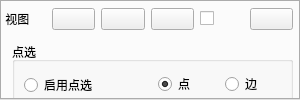
       <widget class="QTabWidget" name="funcTab">
        <property name="sizePolicy">
         <sizepolicy hsizetype="Fixed" vsizetype="Expanding">
          <horstretch>0</horstretch>
          <verstretch>0</verstretch>
         </sizepolicy>
        </property>
        <property name="minimumSize">
         <size>
          <width>300</width>
          <height>0</height>
         </size>
        </property>
        <property name="maximumSize">
         <size>
          <width>300</width>
          <height>16777215</height>
         </size>
        </property>
        <property name="sizeIncrement">
         <size>
          <width>0</width>
          <height>0</height>
         </size>
        </property>
        <property name="mouseTracking">
         <bool>true</bool>
        </property>
        <property name="toolTip">
         <string>&lt;html&gt;&lt;head/&gt;&lt;body&gt;&lt;p&gt;&lt;br/&gt;&lt;/p&gt;&lt;/body&gt;&lt;/html&gt;</string>
        </property>
        <property name="toolTipDuration">
         <number>0</number>
        </property>
        <property name="autoFillBackground">
         <bool>false</bool>
        </property>
        <property name="styleSheet">
         <string notr="true"/>
        </property>
        <property name="tabPosition">
         <enum>QTabWidget::North</enum>
        </property>
        <property name="tabShape">
         <enum>QTabWidget::Rounded</enum>
        </property>
        <property name="currentIndex">
         <number>0</number>
        </property>
        <property name="iconSize">
         <size>
          <width>42</width>
          <height>30</height>
         </size>
        </property>
        <property name="elideMode">
         <enum>Qt::ElideNone</enum>
        </property>
        <property name="usesScrollButtons">
         <bool>true</bool>
        </property>
        <property name="documentMode">
         <bool>false</bool>
        </property>
        <property name="tabsClosable">
         <bool>false</bool>
        </property>
        <property name="movable">
         <bool>false</bool>
        </property>
        <property name="tabBarAutoHide">
         <bool>true</bool>
        </property>
        <widget class="QWidget" name="tabCAD">
         <property name="contextMenuPolicy">
          <enum>Qt::DefaultContextMenu</enum>
         </property>
         <attribute name="title">
          <string>CAD</string>
         </attribute>
         <widget class="QWidget" name="layoutWidget">
          <property name="geometry">
           <rect>
            <x>0</x>
            <y>0</y>
            <width>291</width>
            <height>34</height>
           </rect>
          </property>
          <layout class="QHBoxLayout" name="horizontalLayout_7">
           <item>
            <widget class="QLabel" name="labView">
             <property name="text">
              <string> 视图</string>
             </property>
            </widget>
           </item>
           <item>
            <widget class="QPushButton" name="btnViewPoints">
             <property name="text">
              <string/>
             </property>
             <property name="icon">
              <iconset resource="../Poster.qrc">
               <normaloff>:/Ticon/Resources/点.svg</normaloff>:/Ticon/Resources/点.svg</iconset>
             </property>
            </widget>
           </item>
           <item>
            <widget class="QPushButton" name="btnViewLines">
             <property name="text">
              <string/>
             </property>
             <property name="icon">
              <iconset resource="../Poster.qrc">
               <normaloff>:/Ticon/Resources/三维曲面图.svg</normaloff>:/Ticon/Resources/三维曲面图.svg</iconset>
             </property>
            </widget>
           </item>
           <item>
            <widget class="QPushButton" name="btnViewFaces">
             <property name="text">
              <string/>
             </property>
             <property name="icon">
              <iconset resource="../Poster.qrc">
               <normaloff>:/Ticon/Resources/填充颜色.svg</normaloff>:/Ticon/Resources/填充颜色.svg</iconset>
             </property>
            </widget>
           </item>
           <item>
            <widget class="QCheckBox" name="ckbFixView">
             <property name="text">
              <string/>
             </property>
             <property name="icon">
              <iconset resource="../Poster.qrc">
               <normaloff>:/Ticon/Resources/固定.svg</normaloff>:/Ticon/Resources/固定.svg</iconset>
             </property>
            </widget>
           </item>
           <item>
            <widget class="QPushButton" name="btnViewMeshLine">
             <property name="text">
              <string/>
             </property>
             <property name="icon">
              <iconset resource="../Poster.qrc">
               <normaloff>:/Ticon/Resources/MeshLine.svg</normaloff>:/Ticon/Resources/MeshLine.svg</iconset>
             </property>
            </widget>
           </item>
          </layout>
         </widget>
         <widget class="QGroupBox" name="groupBox_6">
          <property name="geometry">
           <rect>
            <x>10</x>
            <y>40</y>
            <width>281</width>
            <height>331</height>
           </rect>
          </property>
          <property name="title">
           <string>点选</string>
          </property>
          <widget class="QWidget" name="layoutWidget_2">
           <property name="geometry">
            <rect>
             <x>12</x>
             <y>24</y>
             <width>261</width>
             <height>301</height>
            </rect>
           </property>
           <layout class="QVBoxLayout" name="verticalLayout_9">
            <item>
             <layout class="QHBoxLayout" name="horizontalLayout_11">
              <item>
               <layout class="QHBoxLayout" name="horizontalLayout_12">
                <item>
                 <layout class="QVBoxLayout" name="verticalLayout_11">
                  <item>
                   <widget class="QRadioButton" name="ckbEnablePick">
                    <property name="text">
                     <string>启用点选</string>
                    </property>
                   </widget>
                  </item>
                  <item>
                   <widget class="QRadioButton" name="EndSelectRadioButton">
                    <property name="text">
                     <string>End Select</string>
                    </property>
                   </widget>
                  </item>
                 </layout>
                </item>
                <item>
                 <layout class="QVBoxLayout" name="verticalLayout_12">
                  <item>
                   <layout class="QHBoxLayout" name="horizontalLayout_14">
                    <item>
                     <widget class="QRadioButton" name="rtnPoint">
                      <property name="text">
                       <string>点</string>
                      </property>
                      <property name="checked">
                       <bool>true</bool>
                      </property>
                     </widget>
                    </item>
                    <item>
                     <widget class="QRadioButton" name="rtnEdge">
                      <property name="text">
                       <string>边</string>
                      </property>
                     </widget>
                    </item>
                   </layout>
                  </item>
                  <item>
                   <layout class="QHBoxLayout" name="horizontalLayout_15">
                    <item>
                     <widget class="QRadioButton" name="rtnFace">
                      <property name="text">
                       <string>面</string>
                      </property>
                     </widget>
                    </item>
                    <item>
                     <widget class="QRadioButton" name="rtnCell">
                      <property name="text">
                       <string>体</string>
                      </property>
                      <property name="checkable">
                       <bool>true</bool>
                      </property>
                      <property name="checked">
                       <bool>false</bool>
                      </property>
                     </widget>
                    </item>
                   </layout>
                  </item>
                 </layout>
                </item>
               </layout>
              </item>
             </layout>
            </item>
            <item>
             <widget class="QPushButton" name="btn_pick_remove_one">
              <property name="text">
               <string>移除上一个选择对象</string>
              </property>
             </widget>
            </item>
            <item>
             <widget class="QPushButton" name="btn_pick_remove_all">
              <property name="text">
               <string>取消所有选择对象</string>
              </property>
             </widget>
            </item>
            <item>
             <widget class="QPushButton" name="btn_delete_pick">
              <property name="mouseTracking">
               <bool>true</bool>
              </property>
              <property name="text">
               <string>删除所有选择对象</string>
              </property>
             </widget>
            </item>
            <item>
             <widget class="QPushButton" name="btnSavePickItem">
              <property name="text">
               <string>导出点选文件</string>
              </property>
             </widget>
            </item>
            <item>
             <widget class="QPushButton" name="btnLoadPickItem">
              <property name="text">
               <string>导入点选文件</string>
              </property>
             </widget>
            </item>
            <item>
             <widget class="QPushButton" name="btnConverMeshToXML">
              <property name="text">
               <string>转换成XML文件</string>
              </property>
             </widget>
            </item>
           </layout>
          </widget>
         </widget>
         <widget class="QGroupBox" name="groupBox_2">
          <property name="geometry">
           <rect>
            <x>20</x>
            <y>380</y>
            <width>271</width>
            <height>191</height>
           </rect>
          </property>
          <property name="title">
           <string>渲染</string>
          </property>
          <widget class="QWidget" name="layoutWidget">
           <property name="geometry">
            <rect>
             <x>10</x>
             <y>25</y>
             <width>251</width>
             <height>149</height>
            </rect>
           </property>
           <layout class="QVBoxLayout" name="verticalLayout_6">
            <item>
             <layout class="QVBoxLayout" name="verticalLayout_7">
              <item>
               <widget class="QCheckBox" name="ckbCutPlane">
                <property name="text">
                 <string>显示截面</string>
                </property>
               </widget>
              </item>
              <item>
               <layout class="QVBoxLayout" name="verticalLayout_3">
                <item>
                 <layout class="QHBoxLayout" name="horizontalLayout_4">
                  <item>
                   <widget class="QLabel" name="label">
                    <property name="text">
                     <string>X</string>
                    </property>
                   </widget>
                  </item>
                  <item>
                   <widget class="QSlider" name="cutPlaneX">
                    <property name="orientation">
                     <enum>Qt::Horizontal</enum>
                    </property>
                   </widget>
                  </item>
                 </layout>
                </item>
                <item>
                 <layout class="QHBoxLayout" name="horizontalLayout_5">
                  <item>
                   <widget class="QLabel" name="label_3">
                    <property name="text">
                     <string>Y</string>
                    </property>
                   </widget>
                  </item>
                  <item>
                   <widget class="QSlider" name="cutPlaneY">
                    <property name="orientation">
                     <enum>Qt::Horizontal</enum>
                    </property>
                   </widget>
                  </item>
                 </layout>
                </item>
                <item>
                 <layout class="QHBoxLayout" name="horizontalLayout_6">
                  <item>
                   <widget class="QLabel" name="label_4">
                    <property name="text">
                     <string>Z</string>
                    </property>
                   </widget>
                  </item>
                  <item>
                   <widget class="QSlider" name="cutPlaneZ">
                    <property name="orientation">
                     <enum>Qt::Horizontal</enum>
                    </property>
                   </widget>
                  </item>
                 </layout>
                </item>
               </layout>
              </item>
             </layout>
            </item>
            <item>
             <layout class="QHBoxLayout" name="horizontalLayout_3">
              <item>
               <widget class="QLabel" name="meshline_label">
                <property name="text">
                 <string>线宽</string>
                </property>
               </widget>
              </item>
              <item>
               <widget class="QSlider" name="meshline_width">
                <property name="value">
                 <number>15</number>
                </property>
                <property name="orientation">
                 <enum>Qt::Horizontal</enum>
                </property>
               </widget>
              </item>
             </layout>
            </item>
           </layout>
          </widget>
          <widget class="QCheckBox" name="ckbDrawSelectedAll">
           <property name="geometry">
            <rect>
             <x>90</x>
             <y>0</y>
             <width>131</width>
             <height>16</height>
            </rect>
           </property>
           <property name="text">
            <string>绘制被选择的所有对象</string>
           </property>
           <property name="checked">
            <bool>true</bool>
           </property>
          </widget>
         </widget>
        </widget>
       </widget>
